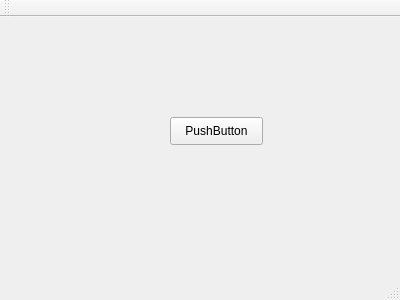
<?xml version="1.0" encoding="UTF-8"?>
<ui version="4.0">
 <class>MainWindow</class>
 <widget class="QMainWindow" name="MainWindow">
  <property name="geometry">
   <rect>
    <x>0</x>
    <y>0</y>
    <width>400</width>
    <height>300</height>
   </rect>
  </property>
  <property name="windowTitle">
   <string>MainWindow</string>
  </property>
  <widget class="QWidget" name="centralWidget">
   <widget class="QPushButton" name="pushButton">
    <property name="geometry">
     <rect>
      <x>170</x>
      <y>100</y>
      <width>93</width>
      <height>28</height>
     </rect>
    </property>
    <property name="text">
     <string>PushButton</string>
    </property>
   </widget>
  </widget>
  <widget class="QMenuBar" name="menuBar">
   <property name="geometry">
    <rect>
     <x>0</x>
     <y>0</y>
     <width>400</width>
     <height>25</height>
    </rect>
   </property>
  </widget>
  <widget class="QToolBar" name="mainToolBar">
   <attribute name="toolBarArea">
    <enum>TopToolBarArea</enum>
   </attribute>
   <attribute name="toolBarBreak">
    <bool>false</bool>
   </attribute>
  </widget>
  <widget class="QStatusBar" name="statusBar"/>
 </widget>
 <layoutdefault spacing="6" margin="11"/>
 <resources/>
 <connections/>
</ui>
